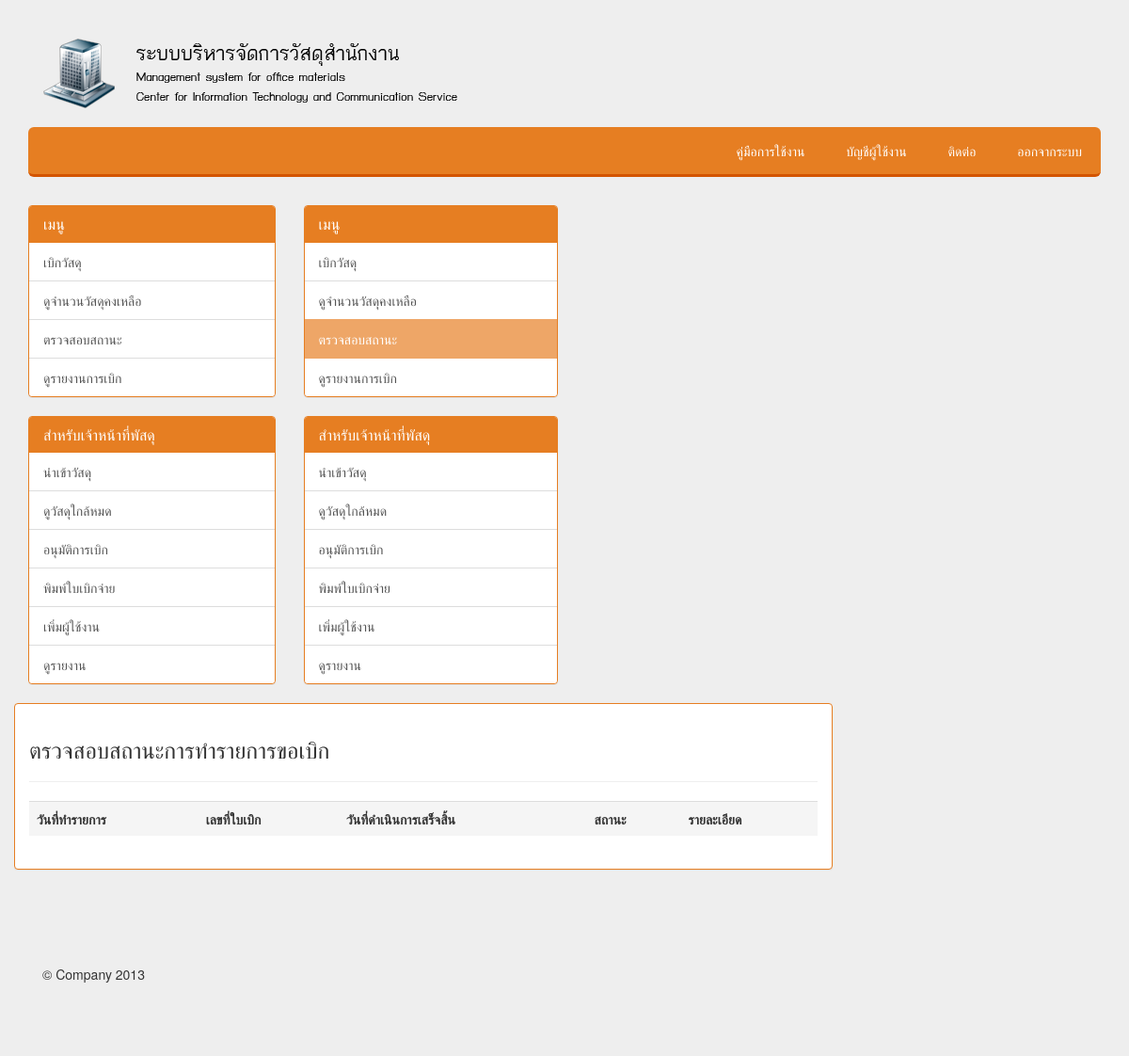
/track.php (signed in), run on an earlier commit of the app's database.
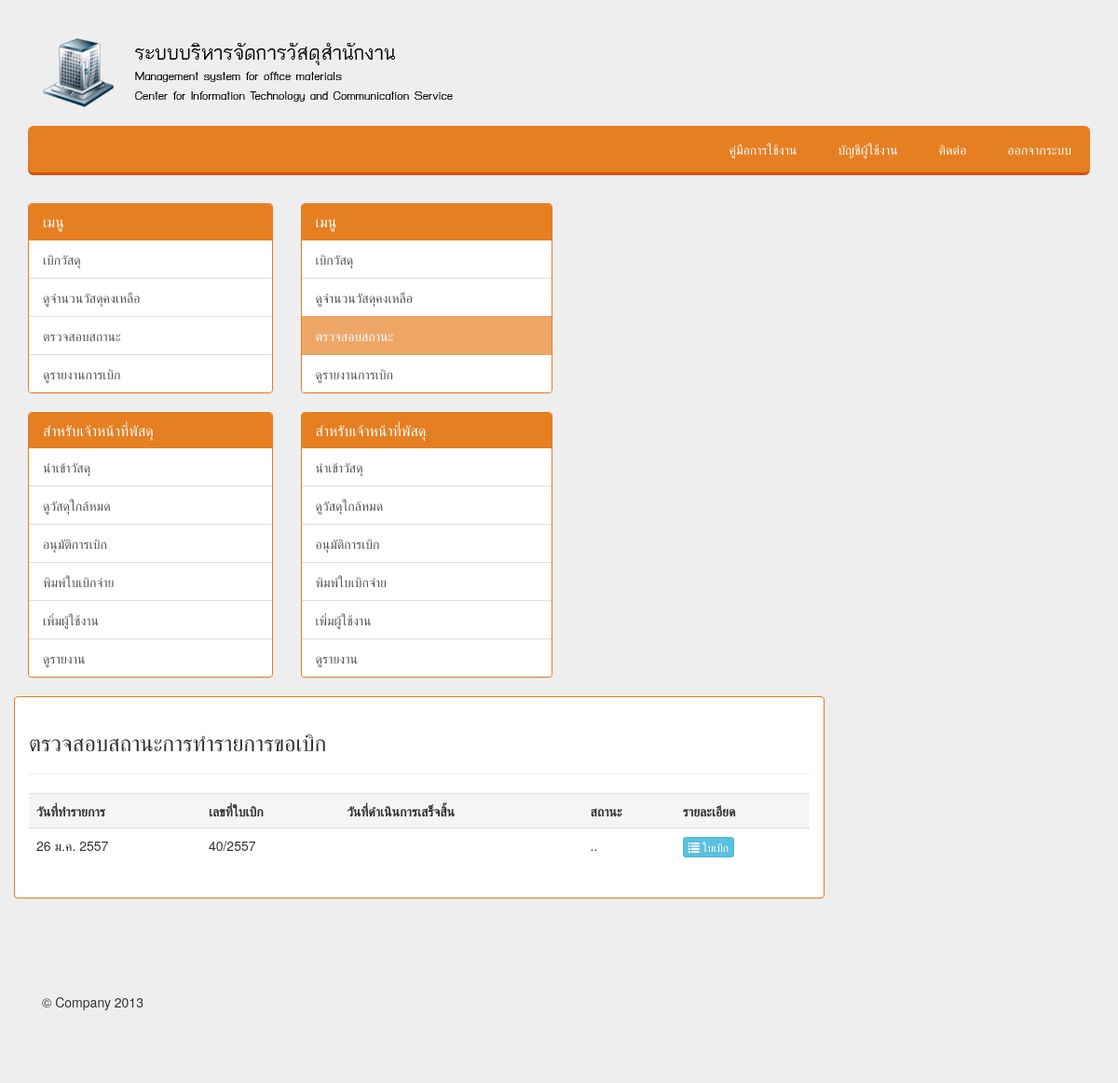
And on a later commit of the database.
### tables this page shows
CREATE TABLE `widenid` (
  `id_widen` int(11) NOT NULL auto_increment,
  `date_widen` date NOT NULL,
  `u_id` int(11) NOT NULL,
  `w_id` int(11) NOT NULL,
  `o_id` int(11) NOT NULL,
  `status` varchar(100) NOT NULL,
  `end_order` date NOT NULL,
  PRIMARY KEY  (`id_widen`)
);

### track.php (the view, shortened to what this page needs)
<!DOCTYPE html>
<html>
<head>
  <link href="src/css/main.css" rel="stylesheet">
    <link href="src/css/bootstrap.css" rel="stylesheet">
    <link href="src/signin.css" rel="stylesheet">
    <link href="src/justified-nav.css" rel="stylesheet">
</head>
<body>
<br>
<div class="container">
<? require "menu.php"; ?>
    <div class="row">
        <div class="col-xs-6 col-sm-3 sidebar-offcanvas" id="sidebar" role="navigation">
          <div class="panel panel-carot">
            <div class="panel-heading">
              <h3 class="panel-title">เมนู</h3>
            </div>
			<div class="list-group">
            <a href="widenmaterial.php" class="list-group-item ">เบิกวัสดุ</a>
            <a href="#" class="list-group-item">ดูจำนวนวัสดุคงเหลือ</a>
            <a href="track.php" class="list-group-item active">ตรวจสอบสถานะ</a>
            <a href="#" class="list-group-item">ดูรายงานการเบิก</a>
           </div>
          </div>
          <div class="panel panel-carot">
            <div class="panel-heading">
              <h3 class="panel-title">สำหรับเจ้าหน้าที่พัสดุ</h3>
            </div>
            <div class="list-group">
            <a href="#" class="list-group-item">นำเข้าวัสดุ</a>
            <a href="#" class="list-group-item">ดูวัสดุใกล้หมด</a>
            <a href="#" class="list-group-item">อนุมัติการเบิก</a>
            <a href="#" class="list-group-item">พิมพ์ใบเบิกจ่าย</a>
            <a href="#" class="list-group-item">เพิ่มผู้ใช้งาน</a>
            <a href="#" class="list-group-item">ดูรายงาน</a>
           </div>
          </div>
        </div>
        <div class="col-xs-11 col-sm-9" >
            <div id="tracking" class="panel panel-carot">
              <div class="panel-body">
                  <h3>ตรวจสอบสถานะการทำรายการขอเบิก</h3>
                   <hr>
                   <?php
					function DateThai($strDate)
					{
						$strYear = date("Y",strtotime($strDate))+543;
						$strMonth= date("n",strtotime($strDate));
						$strDay= date("j",strtotime($strDate));
						$strMonthCut = Array("","ม.ค.","ก.พ.","มี.ค.","เม.ย.","พ.ค.","มิ.ย.","ก.ค.","ส.ค.","ก.ย.","ต.ค.","พ.ย.","ธ.ค.");
						$strMonthThai=$strMonthCut[$strMonth];
						return "$strDay $strMonthThai $strYear";
					}
					$query = "SELECT * FROM  `widenid` WHERE  `u_id` = ( SELECT id FROM users WHERE username =  '".$_SESSION['user']['username']."' ) ";
					$qry_result = mysql_query($query) or die(mysql_error());
					$display_string = '<table class="table">';
					$display_string .= '<tr class="active">';
					$display_string .= "<th>วันที่ทำรายการ	</th>";
					$display_string .= "<th>เลขที่ใบเบิก</th>";
					$display_string .= "<th>วันที่ดำเนินการเสร็จสิ้น</th>";
					$display_string .= "<th>สถานะ</th>";
					$display_string .= "<th>รายละเอียด</th>";
					$display_string .= "</tr>";
					while($row = mysql_fetch_array($qry_result)){
						$newD = DateThai($row[date_widen]);
						$strYear = date("Y",strtotime($row[date_widen]))+543;
						$no_order = $row[id_widen].'/'.$strYear ;
						$display_string .= "<tr>";
						$display_string .= "<td>$newD</td>";
						$display_string .= "<td>$no_order</td>";
						$display_string .= "<td></td>";
						$display_string .= "<td>..</td>";
						$display_string .= '<td>
							<div class="myclass" id="'.$row[w_id].'">
                            <button type="button" onclick="showorder('.$row[w_id].','.$row[id_widen].','.$strYear.')" class="btn btn-info btn-xs mybtn">
                                <span class="glyphicon glyphicon-list"></span> ใบเบิก
                            </button>
							</div>
                        </td>';
						$display_string .= "</tr>";
					}
					$display_string .= "</table>";
					echo $display_string;
				   ?>
              </div>
            </div>
        </div>
      </div>
</div>
<? require "footer.php"; ?>
</body>
</html>

What changed in the data, as far as the page shows it:
added widenid: date_widen "26 ม.ค. 2557", no_order "40/2557"
